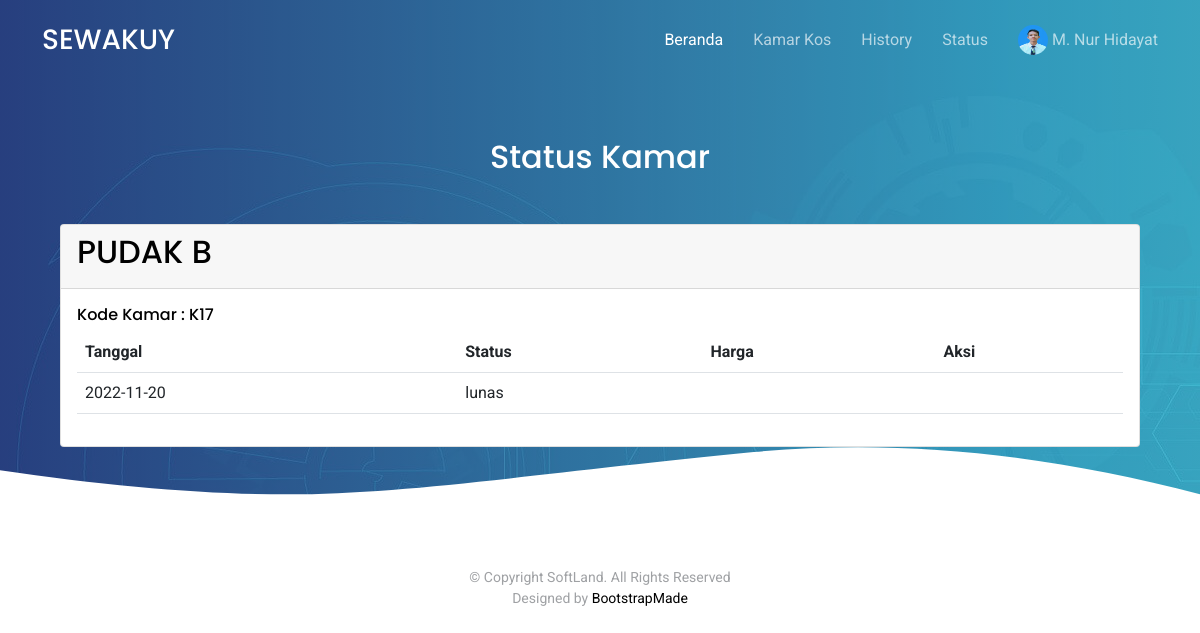
The page /penghuni/status.php (signed in) on the database its author committed.
### tables this page shows
CREATE TABLE `user` (
  `username` varchar(100) NOT NULL,
  `password` varchar(100) NOT NULL,
  `nama` varchar(100) NOT NULL,
  `jk` enum('pria','wanita') NOT NULL,
  `alamat_kos` varchar(250) NOT NULL DEFAULT '-',
  `email` varchar(100) NOT NULL,
  `nomor_hp` varchar(20) NOT NULL,
  `foto_profil` varchar(100) NOT NULL,
  `berkas` varchar(100) NOT NULL DEFAULT '-',
  `level` enum('pemilik','penghuni','admin') NOT NULL,
  `verif` enum('sudah','belum') NOT NULL
);

CREATE TABLE `booking` (
  `id_booking` int(11) NOT NULL,
  `id_kamar` int(11) NOT NULL,
  `username` varchar(100) NOT NULL,
  `tanggal_booking` date NOT NULL,
  `harga` int(100) NOT NULL,
  `validasi` enum('sudah','belum') NOT NULL,
  `bayar` enum('lunas','belum') NOT NULL,
  `aktif` enum('true','false') NOT NULL
);

CREATE TABLE `kamar` (
  `id_kamar` int(11) NOT NULL,
  `username` varchar(100) NOT NULL,
  `nama_kamar` varchar(100) NOT NULL,
  `harga` decimal(20,0) NOT NULL,
  `jarak_utm` int(11) NOT NULL,
  `alamat` varchar(100) NOT NULL,
  `aturan` varchar(1000) NOT NULL,
  `gambar_kamar` varchar(100) NOT NULL,
  `kategori` enum('putra','putri') NOT NULL,
  `status` enum('tersedia','tidak tersedia') NOT NULL,
  `link` varchar(100) NOT NULL
);

### penghuni/status.php (the view, shortened to what this page needs)
<?php
  include "header.php";
  $sql = "SELECT * FROM kamar k inner join booking b on k.id_kamar=b.id_kamar WHERE validasi='sudah' AND b.username='{$_SESSION['username']}' AND aktif='true'  GROUP BY k.id_kamar";
  $data = mysqli_query($koneksi,$sql);
    if ($data->num_rows > 0) {
?>
      <section class="hero-section" id="hero">
        <div class="wave">
        </div>
        <div class="px-4 py-5 px-md-5 text-center text-lg-start" >
          <div class="container">
            <div class="row justify-content-center text-center " style="margin-top: 90px;">
              <div class="col-md-5" data-aos="fade-up">
                <h2 class="text-white">Status Kamar</h2>
              </div>
            </div>
            <div class="row align-items-center"  style="margin-top: 40px;">
              <div class="col">
            <?php
            while ($tampil = mysqli_fetch_array($data)){
              $id = $tampil['id_kamar'];
              $sql_kamar = "SELECT * FROM kamar k inner join booking b on k.id_kamar=b.id_kamar WHERE validasi='sudah' AND b.username='{$_SESSION['username']}' AND aktif='true' AND k.id_kamar='$id'";
              $data_kamar= mysqli_query($koneksi,$sql_kamar);?>
          <div class="card">
            <div class="card-header">
            <h2 class="card-title"><?= strtoupper($tampil['nama_kamar']) ?></h2>
            </div>
            <div class="card-body">
            <div class="row">
            <div class="col-md-2">
            <h6>Kode Kamar : K<?php echo $tampil['id_kamar']; ?></h6>
            </div>
            <div class="table-responsive">
            <table class="table">
            <tbody><tr>
            <tr>
              <td><strong>Tanggal</h3></strong></td>
              <td><strong>Status</h3></strong></td>
              <td><strong>Harga</h3></strong></td>
              <td><strong>Aksi</h3></strong></td>
            </tr>
            <?php
              $terakhir =  mysqli_query($koneksi,"SELECT * FROM booking WHERE id_kamar='$id' ORDER BY id_booking DESC LIMIT 1");
              $data_booking = mysqli_fetch_array($terakhir);
              $id_booking = $data_booking['id_booking'];
              $today = strftime("%Y-%m-%d");
              $now = date_create($today);
              $tanggal = $data_booking['tanggal_booking'];
              $mulai = date_create($tanggal);
              $diff = date_diff($now,$mulai);
              $user = $data_booking['username'];
              if ((int)$diff->format("%a") > 30) {
                mysqli_query($koneksi,"INSERT INTO booking (id_booking,id_kamar,username, tanggal_booking, validasi,bayar,aktif) VALUES ('','$id','$user','$today','sudah','belum','true')");
              }
              while ($tampil_kamar = mysqli_fetch_array($data_kamar)){
              ?>
            <tr>
                <td><?php echo $tampil_kamar['tanggal_booking']; ?></td>
                <td><?php echo $tampil_kamar['bayar']; ?></td>
                <?php if ($tampil_kamar['bayar'] == 'belum') { ?>
                <td><?php echo "Rp. ".$tampil_kamar['harga']; ?></td>
                <td><button><a type="submit" name="submit" href="bayar.php?id=<?php echo $id_booking; ?>">BAYAR</a></button></td>
              </tr>
                <?php } else { ?>
                  <td></td>
                  <td></td>
                  </tr>
                  <?php } ?>
            <?php } ?>
            </tbody></table>
            </div>
        </div>
    </div>
    </div>
    <br>
<?php } ?>
</section>
<?php include "footer.php"; } ?>

### penghuni/header.php (shortened to what this page needs)
<!DOCTYPE html>
<html lang="en">
<?php
require "../config.php";
$sql = mysqli_query($koneksi, "SELECT * FROM user WHERE username = '".$_SESSION['username']."'");
$tampil = mysqli_fetch_array($sql);
?>
<head>
  <link href="../assets/vendor/aos/aos.css" rel="stylesheet">
  <link href="../assets/vendor/bootstrap/css/bootstrap.min.css" rel="stylesheet">
  <link href="../assets/vendor/bootstrap-icons/bootstrap-icons.css" rel="stylesheet">
  <link href="../assets/vendor/boxicons/css/boxicons.min.css" rel="stylesheet">
  <link href="../assets/vendor/swiper/swiper-bundle.min.css" rel="stylesheet">
  <link href="../assets/css/style.css" rel="stylesheet">
  <link rel="stylesheet" href="https://cdnjs.cloudflare.com/ajax/libs/rateYo/2.3.2/jquery.rateyo.min.css">
</head>
<body>
  <header id="header" class="fixed-top d-flex align-items-center">
    <div class="container d-flex justify-content-between align-items-center">
      <div class="logo">
        <h1><a href="home.php">SEWAKUY</a></h1>
      </div>
      <nav id="navbar" class="navbar">
        <ul>
          <li><a class="active " href="home.php">Beranda</a></li>
          <li><a href="kos.php">Kamar Kos</a></li>
          <li><a href="history.php">History</a></li>
          <li><a href="status.php">Status</a></li>
          <li class="dropdown"><a href="profil.php"><img style="width: 30px; height:30px; border-radius: 100%;" src="../profil/<?php echo $tampil['foto_profil']; ?>">&nbsp;<?php echo $tampil['nama']; ?></a>
          </li>
        </ul>
      </nav>
    </div>
  </header>

### assets/css/style.css (style rules this page uses)
html { overflow-x: hidden; }
body { font-family: "Roboto", sans-serif; color: #9fa1a4; line-height: 1.5; }
a { color: #777; text-decoration: none; transition: 0.3s all ease; }
h1, h2, h3, h4, h5, h6, .font-heading { font-family: "Poppins", sans-serif; color: #000; }
.container { z-index: 2; position: relative; }
section { overflow: hidden; }
#header { height: 80px; transition: all 0.5s; z-index: 997; transition: all 0.5s; }
#header .logo h1 { font-size: 28px; margin: 0; padding: 4px 0; line-height: 1; font-weight: 500; }
#header .logo h1 a, #header .logo h1 a:hover { color: #fff; text-decoration: none; }
.navbar { padding: 0; }
.navbar ul { margin: 0; padding: 0; display: flex; list-style: none; align-items: center; }
.navbar li { position: relative; }
.navbar a, .navbar a:focus { display: flex; align-items: center; justify-content: space-between; padding: 10px 0 10px 30px; font-size: 16px; font-weight: 400; color: rgba(255, 255, 255, 0.65); white-space: nowrap; transition: 0.3s; }
.navbar a:hover, .navbar .active, .navbar .active:focus, .navbar li:hover > a { color: #fff; }
.hero-section { background: linear-gradient(to right, rgba(39, 70, 133, 0.8) 0%, rgba(61, 179, 197, 0.8) 100%), url(../img/hero-bg.jpg); position: relative; }
.hero-section .wave { width: 100%; overflow: hidden; position: absolute; z-index: 1; bottom: -150px; }
.hero-section .wave svg { width: 100%; }

### rows shown on the page
user: foto_profil (picture), nama "M. Nur Hidayat"
booking: id_kamar.nama_kamar "PUDAK B", id_kamar "17", tanggal_booking "2022-11-20", bayar "lunas"
